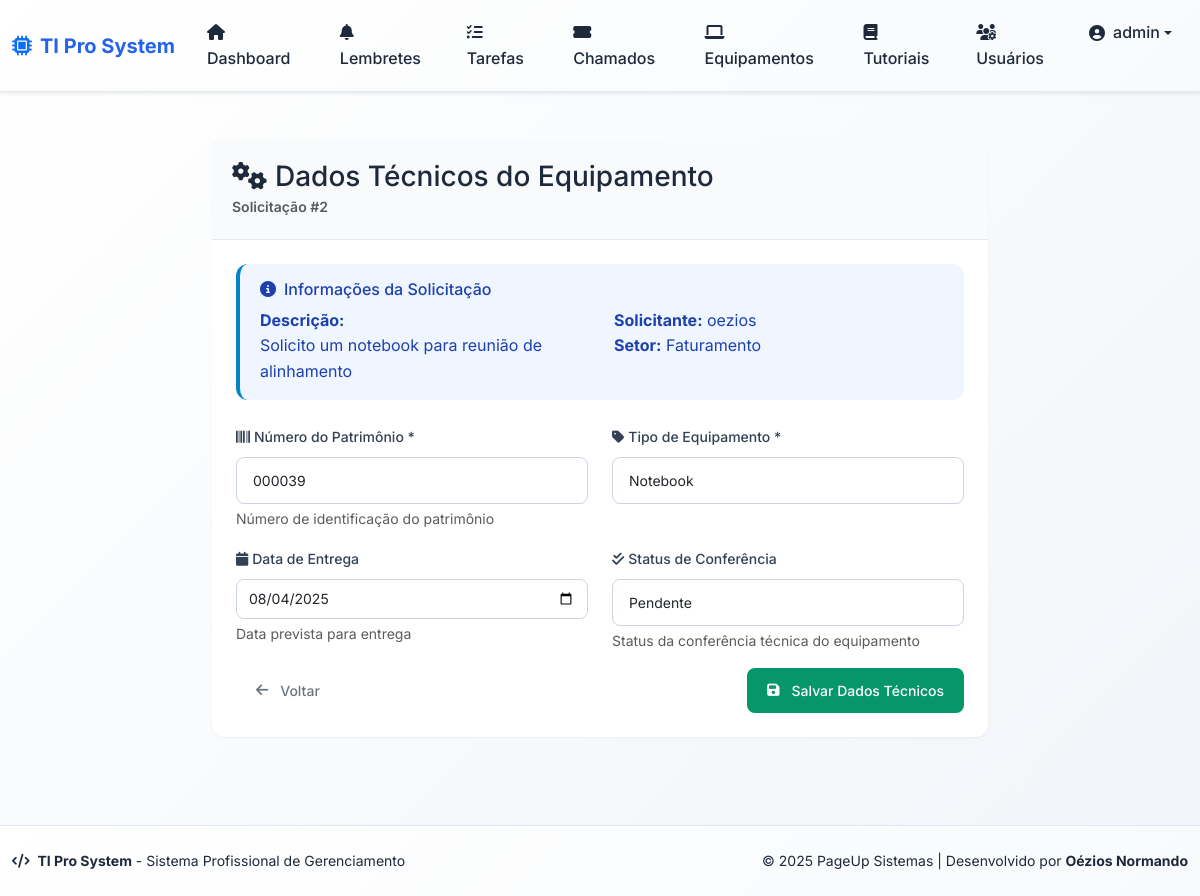
Screenshot of /equipment/2/fill_technical (signed in) with the database file from the repository.
### app/models.py (models this page shows, shortened)
class User(db.Model):
    id = db.Column(db.Integer, primary_key=True)
    username = db.Column(db.String(64), unique=True, nullable=False)
    email = db.Column(db.String(120), unique=True, nullable=False)
    password_hash = db.Column(db.String(128), nullable=False)
    is_admin = db.Column(db.Boolean, default=False)
    is_ti = db.Column(db.Boolean, default=False)  # Indica se o usuário é da equipe de TI
    ativo = db.Column(db.Boolean, default=True)  # Para ativação/desativação
    sector_id = db.Column(db.Integer, db.ForeignKey('sector.id'), nullable=True)
    sector = db.relationship('Sector', backref='usuarios')
    reminders = db.relationship('Reminder', backref='usuario', lazy=True)
    tasks = db.relationship('Task', backref='usuario', lazy=True)

class EquipmentRequest(db.Model):
    id = db.Column(db.Integer, primary_key=True)
    description = db.Column(db.Text, nullable=False)  # Descrição do equipamento
    patrimony = db.Column(db.String(50), nullable=True)  # Número do patrimônio
    delivery_date = db.Column(db.Date, nullable=True)  # Data de entrega
    return_date = db.Column(db.Date, nullable=True)  # Data de devolução
    conference_status = db.Column(db.String(50), nullable=True)  # Status de conferência
    observations = db.Column(db.Text, nullable=True)  # Observações
    requester_id = db.Column(db.Integer, db.ForeignKey('user.id'), nullable=False)  # Solicitante
    received_by_id = db.Column(db.Integer, db.ForeignKey('user.id'), nullable=True)  # Quem recebeu
    approved_by_id = db.Column(db.Integer, db.ForeignKey('user.id'), nullable=True)  # Quem aprovou
    status = db.Column(db.String(20), nullable=False, default='Solicitado')  # Solicitado, Aprovado, Entregue, Devolvido, Negado
    request_date = db.Column(db.DateTime, nullable=False, default=datetime.utcnow)  # Data da solicitação
    approval_date = db.Column(db.DateTime, nullable=True)  # Data de aprovação
    equipment_type = db.Column(db.String(50), nullable=True)  # Tipo de equipamento (notebook, monitor, etc.)
    destination_sector = db.Column(db.String(100), nullable=True)  # Setor/Destino
    request_reason = db.Column(db.Text, nullable=True)  # Motivo da solicitação
    created_at = db.Column(db.DateTime, nullable=False, default=datetime.utcnow)
    updated_at = db.Column(db.DateTime, nullable=False, default=datetime.utcnow, onupdate=datetime.utcnow)
    requester = db.relationship('User', foreign_keys=[requester_id], backref='equipment_requests_solicitadas')
    received_by = db.relationship('User', foreign_keys=[received_by_id], backref='equipment_requests_recebidas')
    approved_by = db.relationship('User', foreign_keys=[approved_by_id], backref='equipment_requests_aprovadas')
    def can_be_approved_by(self, user):
        return user.is_admin or user.is_ti

### app/routes.py (the view, shortened to what this page needs)
@bp.route('/equipment/<int:id>/fill_technical', methods=['GET', 'POST'])
@login_required
def fill_technical_data(id):
    equipment_request = EquipmentRequest.query.get_or_404(id)
    if not equipment_request.can_be_approved_by(User.query.get(session.get('user_id'))):
        flash('Você não tem permissão para preencher dados técnicos.', 'danger')
        return redirect(url_for('main.equipment_detail', id=id))
    return render_template('equipment_technical_form.html', equipment_request=equipment_request)

### app/auth_utils.py (called while the page is built)
def login_required(f):
    @wraps(f)
    def decorated_function(*args, **kwargs):
        if 'user_id' not in session:
            return redirect(url_for('auth.login', need_login=True))
        from .models import User
        user = User.query.get(session['user_id'])
        if user and not user.ativo:
            session.clear()
            flash('Seu acesso foi desativado pelo administrador.', 'danger')
            return redirect(url_for('auth.login'))
        return f(*args, **kwargs)
    return decorated_function

### app/templates/equipment_technical_form.html (shortened to what this page needs)
{% extends "base.html" %}
{% block content %}
<div class="row justify-content-center">
    <div class="col-lg-8">
        <div class="card">
            <div class="card-header">
                <h3 class="card-title mb-0">
                    <i class="fas fa-cogs me-2"></i>Dados Técnicos do Equipamento
                </h3>
                <small class="text-muted">Solicitação #{{ equipment_request.id }}</small>
            </div>
            <div class="card-body">
                <div class="alert alert-info mb-4">
                    <h6><i class="fas fa-info-circle me-2"></i>Informações da Solicitação</h6>
                    <div class="row">
                        <div class="col-md-6">
                            <strong>Descrição:</strong><br>
                            {{ equipment_request.description[:100] }}{% if equipment_request.description|length > 100 %}...{% endif %}
                        </div>
                        <div class="col-md-6">
                            <strong>Solicitante:</strong> {{ equipment_request.requester.username }}<br>
                            <strong>Setor:</strong> {{ equipment_request.destination_sector }}
                        </div>
                    </div>
                </div>
                <form method="POST">
                    <div class="row">
                        <div class="col-md-6 mb-3">
                            <label for="patrimony" class="form-label">
                                <i class="fas fa-barcode me-1"></i>Número do Patrimônio *
                            </label>
                            <input type="text" class="form-control" id="patrimony" name="patrimony"
                                   value="{{ equipment_request.patrimony if equipment_request.patrimony else '' }}"
                                   placeholder="Ex: 123456" required>
                            <div class="form-text">Número de identificação do patrimônio</div>
                        </div>
                        <div class="col-md-6 mb-3">
                            <label for="equipment_type" class="form-label">
                                <i class="fas fa-tag me-1"></i>Tipo de Equipamento *
                            </label>
                            <select class="form-select" id="equipment_type" name="equipment_type" required>
                                <option value="Notebook" {% if equipment_request.equipment_type == 'Notebook' %}selected{% endif %}>Notebook</option>
                            </select>
                        </div>
                        <div class="col-md-6 mb-3">
                            <label for="delivery_date" class="form-label">
                                <i class="fas fa-calendar me-1"></i>Data de Entrega
                            </label>
                            <input type="date" class="form-control" id="delivery_date" name="delivery_date"
                                   value="{{ equipment_request.delivery_date.strftime('%Y-%m-%d') if equipment_request.delivery_date else '' }}">
                            <div class="form-text">Data prevista para entrega</div>
                        </div>
                        <div class="col-md-6 mb-3">
                            <label for="conference_status" class="form-label">
                                <i class="fas fa-check-double me-1"></i>Status de Conferência
                            </label>
                            <select class="form-select" id="conference_status" name="conference_status">
                                <option value="Pendente" {% if equipment_request.conference_status == 'Pendente' %}selected{% endif %}>Pendente</option>
                            </select>
                            <div class="form-text">Status da conferência técnica do equipamento</div>
                        </div>
                    </div>
                    <div class="d-flex justify-content-between">
                        <a href="{{ url_for('main.equipment_detail', id=equipment_request.id) }}" class="btn btn-outline-secondary">
                            <i class="fas fa-arrow-left me-1"></i>Voltar
                        </a>
                        <button type="submit" class="btn btn-success">
                            <i class="fas fa-save me-1"></i>Salvar Dados Técnicos
                        </button>
                    </div>
                </form>
            </div>
        </div>
    </div>
</div>
{% endblock %}

### app/templates/base.html (shortened to what this page needs)
<!DOCTYPE html>
<html lang="pt-BR" data-theme="light">
<head>
    <link href="https://cdn.jsdelivr.net/npm/bootstrap@5.3.2/dist/css/bootstrap.min.css" rel="stylesheet">
    <link rel="stylesheet" href="https://cdnjs.cloudflare.com/ajax/libs/font-awesome/6.4.0/css/all.min.css">
    <link rel="stylesheet" href="{{ url_for('static', filename='style.css') }}">
</head>
<body class="d-flex flex-column min-vh-100">
{% if session.get('user_id') %}
<nav class="navbar navbar-expand-lg shadow-sm mb-4">
  <div class="container-fluid">
    <a class="navbar-brand d-flex align-items-center" href="{{ url_for('main.index') }}">
      <i class="fas fa-microchip me-2 text-primary"></i>
      <span class="fw-bold">TI Pro System</span>
    </a>
    <div class="collapse navbar-collapse" id="navbarNav">
      <ul class="navbar-nav me-auto">
        <li class="nav-item">
          <a class="nav-link {% if request.endpoint == 'main.index' %}active{% endif %}" href="{{ url_for('main.index') }}">
            <i class="fas fa-home me-1"></i> Dashboard
          </a>
        </li>
        <li class="nav-item">
          <a class="nav-link {% if request.endpoint == 'main.reminders' %}active{% endif %}" href="{{ url_for('main.reminders') }}">
            <i class="fas fa-bell me-1"></i> Lembretes
          </a>
        </li>
        <li class="nav-item">
          <a class="nav-link {% if request.endpoint == 'main.tasks' %}active{% endif %}" href="{{ url_for('main.tasks') }}">
            <i class="fas fa-tasks me-1"></i> Tarefas
          </a>
        </li>
        <li class="nav-item">
          <a class="nav-link {% if request.endpoint == 'main.listar_chamados' %}active{% endif %}" href="{{ url_for('main.listar_chamados') }}">
            <i class="fas fa-ticket-alt me-1"></i> Chamados
          </a>
        </li>
        <li class="nav-item">
          <a class="nav-link {% if request.endpoint == 'main.list_equipment' %}active{% endif %}" href="{{ url_for('main.list_equipment') }}">
            <i class="fas fa-laptop me-1"></i> Equipamentos
          </a>
        </li>
        <li class="nav-item">
          <a class="nav-link {% if request.endpoint == 'main.listar_tutoriais' %}active{% endif %}" href="{{ url_for('main.listar_tutoriais') }}">
            <i class="fas fa-book me-1"></i> Tutoriais
          </a>
        </li>
      </ul>
      <ul class="navbar-nav">
        {% if session.get('is_admin') %}
        <li class="nav-item">
          <a class="nav-link {% if request.endpoint == 'main.users_admin' %}active{% endif %}" href="{{ url_for('main.users_admin') }}">
            <i class="fas fa-users-cog me-1"></i> Usuários
          </a>
        </li>
        {% endif %}
        <li class="nav-item dropdown">
          <a class="nav-link dropdown-toggle d-flex align-items-center" href="#" role="button" data-bs-toggle="dropdown">
            <i class="fas fa-user-circle me-2"></i>
            <span class="d-none d-md-inline">{{ session['username'] }}</span>
          </a>
        </li>
      </ul>
    </div>
  </div>
</nav>
{% endif %}
<main class="main-content flex-grow-1">
  <div class="container-fluid py-4">
    {% block content %}{% endblock %}
  </div>
</main>
<footer class="footer mt-auto">
  <div class="container-fluid">
    <div class="row align-items-center">
      <div class="col-md-6">
        <p class="mb-0">
          <i class="fas fa-code me-1"></i>
          <strong>TI Pro System</strong> - Sistema Profissional de Gerenciamento
        </p>
      </div>
      <div class="col-md-6 text-md-end">
        <p class="mb-0">
          &copy; 2025 PageUp Sistemas |
          Desenvolvido por <strong>Oézios Normando</strong>
        </p>
      </div>
    </div>
  </div>
</footer>
</body>
</html>

### app/static/style.css (style rules this page uses)
* { margin: 0; padding: 0; box-sizing: border-box; }
:root { --primary: #2563eb; --primary-hover: #1d4ed8; --primary-light: #eff6ff; --secondary: #64748b; --success: #059669; --success-hover: #047857; --danger: #dc2626; --warning: #d97706; --info: #0284c7; --light: #f8fafc; --dark: #0f172a; --gray-50: #f8fafc; --gray-100: #f1f5f9; --gray-200: #e2e8f0; --gray-300: #cbd5e1; --gray-400: #94a3b8; --gray-500: #64748b; --gray-600: #475569; --gray-700: #334155; --gray-800: #1e293b; --gray-900: #0f172a; --font-family: 'Inter', -apple-system, BlinkMacSystemFont, 'Segoe UI', Roboto, sans-serif; --font-size-xs: 0.75rem; --font-size-sm: 0.875rem; --font-size-base: 1rem; --font-size-lg: 1.125rem; --font-size-xl: 1.25rem; --font-size-2xl: 1.5rem; --font-size-3xl: 1.875rem; --spacing-1: 0.25rem; --spacing-2: 0.5rem; --spacing-3: 0.75rem; --spacing-4: 1rem; --spacing-5: 1.25rem; --spacing-6: 1.5rem; --spacing-8: 2rem; --spacing-12: 3rem; --spacing-16: 4rem; --border-radius: 0.5rem; --border-radius-lg: 0.75rem; --border-radius-xl: 1rem; --shadow-sm: 0 1px 2px 0 rgba(0, 0, 0, 0.05); --shadow: 0 1px 3px 0 rgba(0, 0, 0, 0.1), 0 1px 2px 0 rgba(0, 0, 0, 0.06); --shadow-md: 0 4px 6px -1px rgba(0, 0, 0, 0.1), 0 2px 4px -1px rgba(0, 0, 0, 0.06); --shadow-lg: 0 10px 15px -3px rgba(0, 0, 0, 0.1), 0 4px 6px -2px rgba(0, 0, 0, 0.05); --shadow-xl: 0 20px 25px -5px rgba(0, 0, 0, 0.1), 0 10px 10px -5px rgba(0, 0, 0, 0.04); --transition: all 0.2s cubic-bezier(0.4, 0, 0.2, 1); --transition-fast: all 0.15s cubic-bezier(0.4, 0, 0.2, 1); }
html { height: 100%; scroll-behavior: smooth; }
body { font-family: var(--font-family); background: linear-gradient(135deg, #ffffff 0%, #f8fafc 50%, #f1f5f9 100%); color: var(--gray-900); line-height: 1.6; min-height: 100vh; display: flex; flex-direction: column; }
.main-content { flex: 1; padding-bottom: var(--spacing-16); }
.footer { background: linear-gradient(135deg, #ffffff 0%, #f8fafc 100%); border-top: 1px solid var(--gray-200); margin-top: auto; padding: var(--spacing-6) 0; font-size: var(--font-size-sm); color: var(--gray-800); box-shadow: var(--shadow-sm); }
.navbar { background: linear-gradient(135deg, #ffffff 0%, #f8fafc 100%) !important; backdrop-filter: blur(10px); border-bottom: 1px solid var(--gray-200); box-shadow: var(--shadow-md); }
.navbar-brand { font-weight: 700; font-size: var(--font-size-xl); color: var(--primary) !important; }
.nav-link { font-weight: 500; color: var(--gray-800) !important; padding: var(--spacing-3) var(--spacing-4) !important; border-radius: var(--border-radius); transition: var(--transition); }
.card { border: none; border-radius: var(--border-radius-lg); box-shadow: var(--shadow-sm); transition: var(--transition); background: white; }
.card-header { background: var(--gray-50); border-bottom: 1px solid var(--gray-200); border-radius: var(--border-radius-lg) var(--border-radius-lg) 0 0; padding: var(--spacing-5); font-weight: 600; color: var(--gray-800); }
.card-body { padding: var(--spacing-6); }
.btn { font-weight: 500; border-radius: var(--border-radius); padding: var(--spacing-3) var(--spacing-5); font-size: var(--font-size-sm); transition: var(--transition); border: none; cursor: pointer; display: inline-flex; align-items: center; justify-content: center; gap: var(--spacing-2); text-decoration: none; min-height: 2.5rem; }
.btn-success { background: var(--success); color: white; }
.form-control { border: 1px solid var(--gray-300); border-radius: var(--border-radius); padding: var(--spacing-3) var(--spacing-4); font-size: var(--font-size-sm); transition: var(--transition); background: white; min-height: 2.5rem; }
.form-control[type="date"], .form-control[type="datetime-local"], .form-control[type="time"] { padding: var(--spacing-2) var(--spacing-3); font-size: var(--font-size-sm); min-height: 2.5rem; }
.form-label { font-weight: 500; color: var(--gray-700); margin-bottom: var(--spacing-2); font-size: var(--font-size-sm); }
.form-select { border: 1px solid var(--gray-300); border-radius: var(--border-radius); padding: var(--spacing-3) var(--spacing-4); font-size: var(--font-size-sm); background: white; min-height: 2.5rem; }
.alert { border: none; border-radius: var(--border-radius-lg); padding: var(--spacing-4) var(--spacing-5); margin-bottom: var(--spacing-4); border-left: 4px solid; }
.alert-info { background: #eff6ff; color: #1e40af; border-left-color: var(--info); }
.text-primary { color: var(--primary); }
.text-muted { color: var(--gray-500); }

### rows the page displays
User: username "admin"
EquipmentRequest: id "2", description "Solicito um notebook para reunião de alinhamento", destination_sector "Faturamento", patrimony "000039", equipment_type "Notebook", delivery_date "08/04/2025", conference_status "Pendente"
User: requester.username "oezios"
